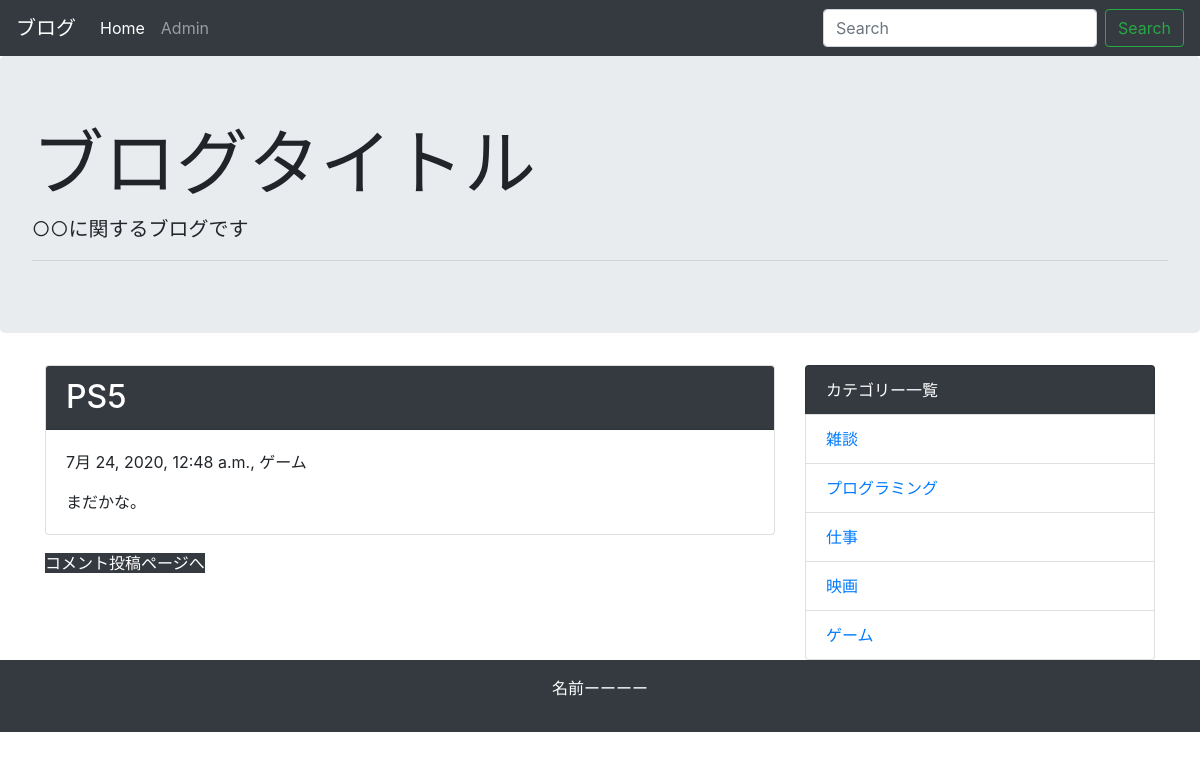
Before: /detail/5/ (signed in) with the older database file.
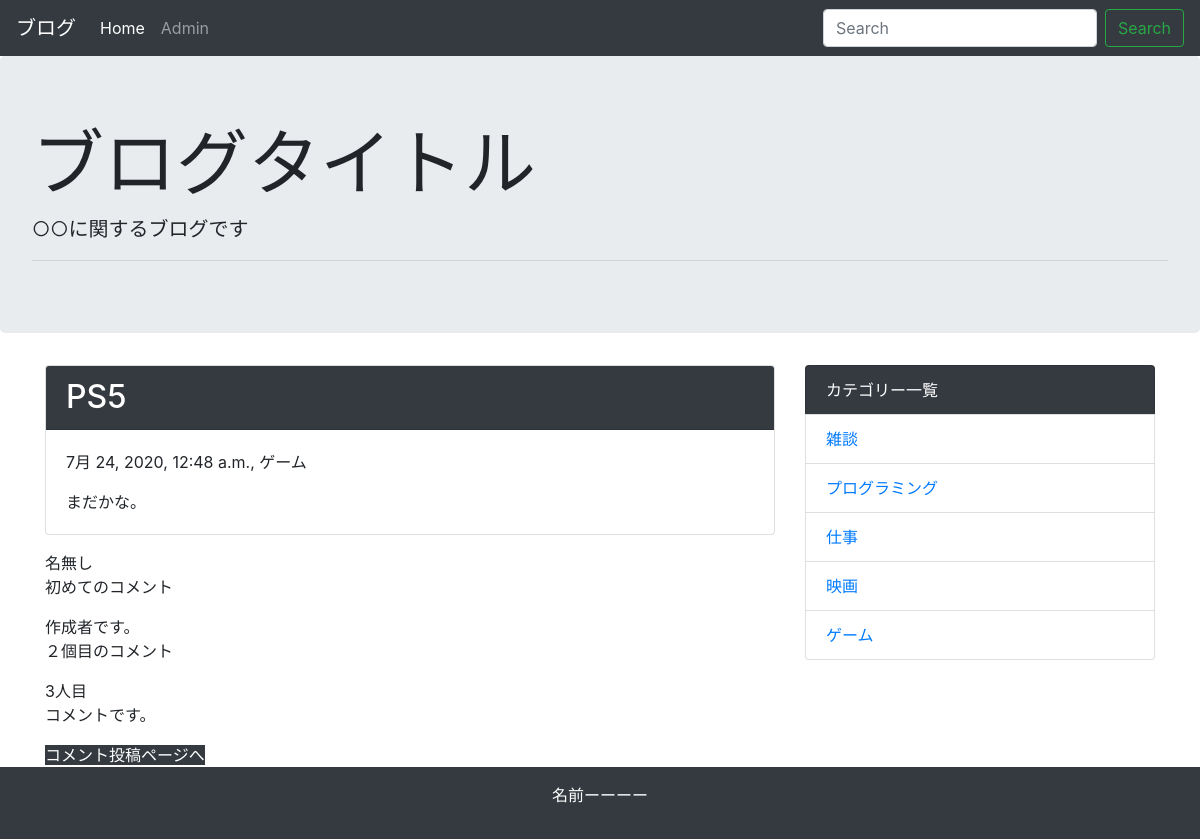
After: the same page with the newer database file.
### blog/models.py (models this page shows, shortened)
class Category(models.Model):
    name = models.CharField('カテゴリ名', max_length=255)
    created_at = models.DateTimeField('作成日', default=timezone.now)
    def __str__(self):
        return self.name

class Comment(models.Model):
    name = models.CharField('お名前', max_length=30, default='名無し')
    text = models.TextField('本文')
    post = models.ForeignKey(Post, verbose_name='紐づく記事',
                             on_delete=models.PROTECT)
    created_at = models.DateTimeField('作成日', default=timezone.now)

### blog/views.py (the view)
# urls.py: path('detail/<int:pk>/', views.DetailView.as_view(), name='detail'),
class DetailView(generic.DetailView):
    model = Post

### blog/context_processors.py (called while the page is built)
def common(request):
    context = {
        'category_list': Category.objects.all()
    }
    return context

### blog/templates/blog/post_detail.html
{% extends 'blog/base.html' %}
{% block content %}
    <div class="card mb-3">
        <h2 class="card-header bg-dark text-white">{{ post.title }}</h2>
        <div class="card-body">
            <p>{{ post.created_at }}, {{ post.category }}</p>
            {{ post.text | linebreaksbr | urlize }}
        </div>
    </div>
    {% for comment in post.comment_set.all %}
        <p>
            {{ comment.name }}<br>
            {{ comment.text | linebreaksbr }}
        </p>
    {% endfor %}
    <a class="'btn btn-dark"
       href="{% url 'blog:comment' post.pk %}">コメント投稿ページへ</a>
{% endblock %}

### blog/templates/blog/base.html (shortened to what this page needs)
<!doctype html>
<html lang="ja">
<head>
    <link rel="stylesheet"
          href="https://maxcdn.bootstrapcdn.com/bootstrap/4.0.0-beta.2/css/bootstrap.min.css"
>
</head>
<body>
<nav class="navbar navbar-expand-lg navbar-dark bg-dark">
    <a class="navbar-brand" href="#">ブログ</a>
    <div class="collapse navbar-collapse" id="navbarSupportedContent">
        <ul class="navbar-nav mr-auto">
            <li class="nav-item active">
                <a class="nav-link" href="{% url 'blog:index' %}">Home </a>
            </li>
            {% if user.is_superuser %}
                <li class="nav-item">
                    <a class="nav-link" href="{% url 'admin:index' %}">Admin</a>
                </li>
            {% endif %}
        </ul>
        <form class="form-inline my-2 my-lg-0" method="GET"
              action="{% url 'blog:index' %}">
            <input class="form-control mr-sm-2" type="text" placeholder="Search"
                   aria-label="Search" name="keyword">
            <button class="btn btn-outline-success my-2 my-sm-0" type="submit">
                Search
            </button>
        </form>
    </div>
</nav>
<div class="jumbotron">
    <h1 class="display-3">ブログタイトル</h1>
    <p class="lead">○○に関するブログです</p>
    <hr class="my-2">
</div>
<div class="container">
    <div class="row">
        <div class="col-md-8">
            {% block content %}
            {% endblock %}
        </div>
        <div class="col-md-4">
            <ul class="list-group">
                <li class="list-group-item bg-dark text-white">カテゴリー一覧</li>
                {% for category in category_list %}
                    <li class="list-group-item"><a
                            href="{% url 'blog:category' category.pk %}"> {{ category }}</a>
                    </li>
                {% endfor %}
            </ul>
        </div>
    </div>
</div>
<footer class="bg-dark text-white text-center py-3">
    <p>名前ーーーー</p>
</footer>
</body>
</html>

Changed rows visible on the page:
added Comment: name "名無し", text "初めてのコメント"
added Comment: name "作成者です。", text "２個目のコメント"
added Comment: name "3人目", text "コメントです。"
